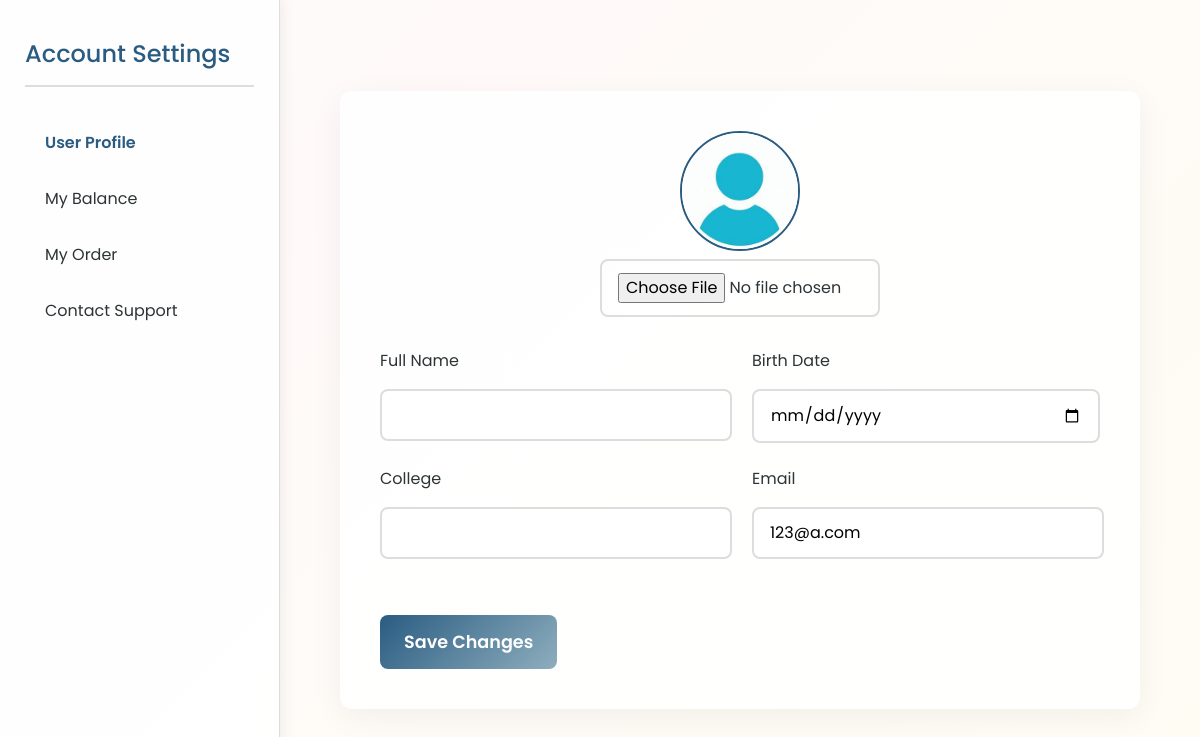
The page /account_setting/ (signed in) on the database as committed earlier.
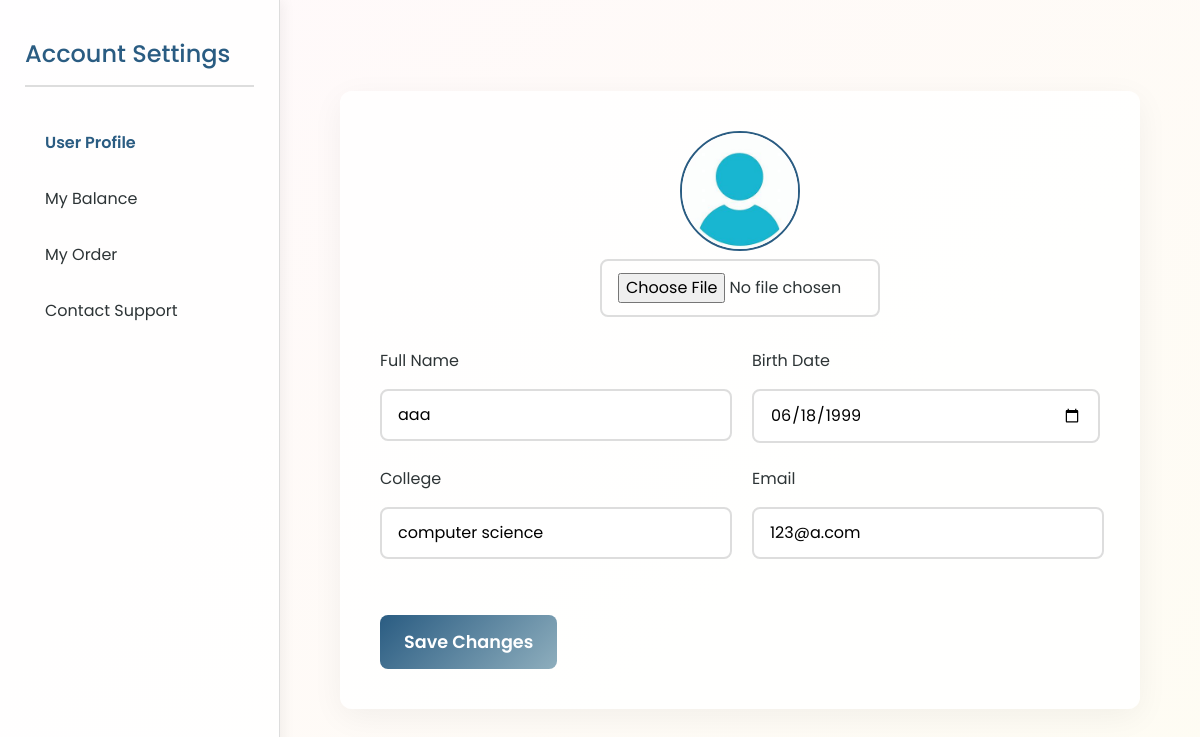
The same page on the database as committed later.
### pages/models.py (models this page shows, shortened)
class User(AbstractBaseUser):
    objects = UserManager()
    USERNAME_FIELD = 'username'
    class UserRole(models.IntegerChoices):
        CUSTOMER = 1, 'Customer'
        MANAGER = 10, 'Manager'
    username = models.CharField(max_length=20, unique=True)
    display_name = models.CharField(max_length=30)
    role = models.IntegerField(
        choices=UserRole.choices, default=UserRole.CUSTOMER)
    email = models.CharField(max_length=50, unique=True)
    birthday = models.DateField(null=True, blank=True)
    college = models.CharField(max_length=100, blank=True)
    balance = models.FloatField(null=True)

### pages/views.py (the view, shortened to what this page needs)
# urls.py: path("account_setting/",account_setting, name="account_setting"),
def account_setting(request):
    return render(request, "pages/account_setting.html")

### pages/templates/pages/account_setting.html (shortened to what this page needs)
<!DOCTYPE html>
<html lang="en">
{% load static %}
<head>
    <link href="https://stackpath.bootstrapcdn.com/bootstrap/4.5.2/css/bootstrap.min.css" rel="stylesheet">
    <link rel="stylesheet" href="https://cdnjs.cloudflare.com/ajax/libs/font-awesome/6.0.0/css/all.min.css">
</head>
<body>
    {% load static %}
    <div class="sidebar">
        <h2>Account Settings</h2>
        <div class="menu-item active" onclick="location.href='{% url 'account_setting' %}'">User Profile</div>
        <div class="menu-item" onclick="location.href='{% url 'balance' %}'">My Balance</div>
        <div class="menu-item" onclick="location.href='{% url 'order' %}'">My Order</div>
        <div class="menu-item" onclick="location.href='{% url 'support' %}'">Contact Support</div>
    </div>
    <div class="content">
        <form id="user-form" method="POST" enctype="multipart/form-data">
            <div class="user-info">
                <div class="avatar-upload">
                    <label for="avatar-upload">
                        <img id="avatar" class="avatar" src="{% static '/img/avatar.jpg' %}" alt="Your Avatar">
                    </label>
                    <input type="file" id="avatar-upload" accept="image/*" onchange="loadFile(event)">
                </div>
                <div class="form-grid">
                    <div class="input-group"><label>Full Name</label><input type="text" name="name" value="{{ user.display_name }}" required></div>
                    <div class="input-group"><label>Birth Date</label><input type="date" name="birthday" value="{{ user.birthday|date:'Y-m-d' }}"></div>
                    <div class="input-group"><label>College</label><input type="text" name="college" value="{{ user.college }}"></div>
                    <div class="input-group"><label>Email</label><input type="email" name="email" value="{{ user.email }}" required></div>
                </div>
                <button type="submit">Save Changes</button>
            </div>
        </form>
    </div>
</body>
</html>

Rows that differ between the two databases and show on the page:
changed User "123@a.com": name (not shown) → "aaa"; birthday (not shown) → "06/18/1999"; college (not shown) → "computer science"
